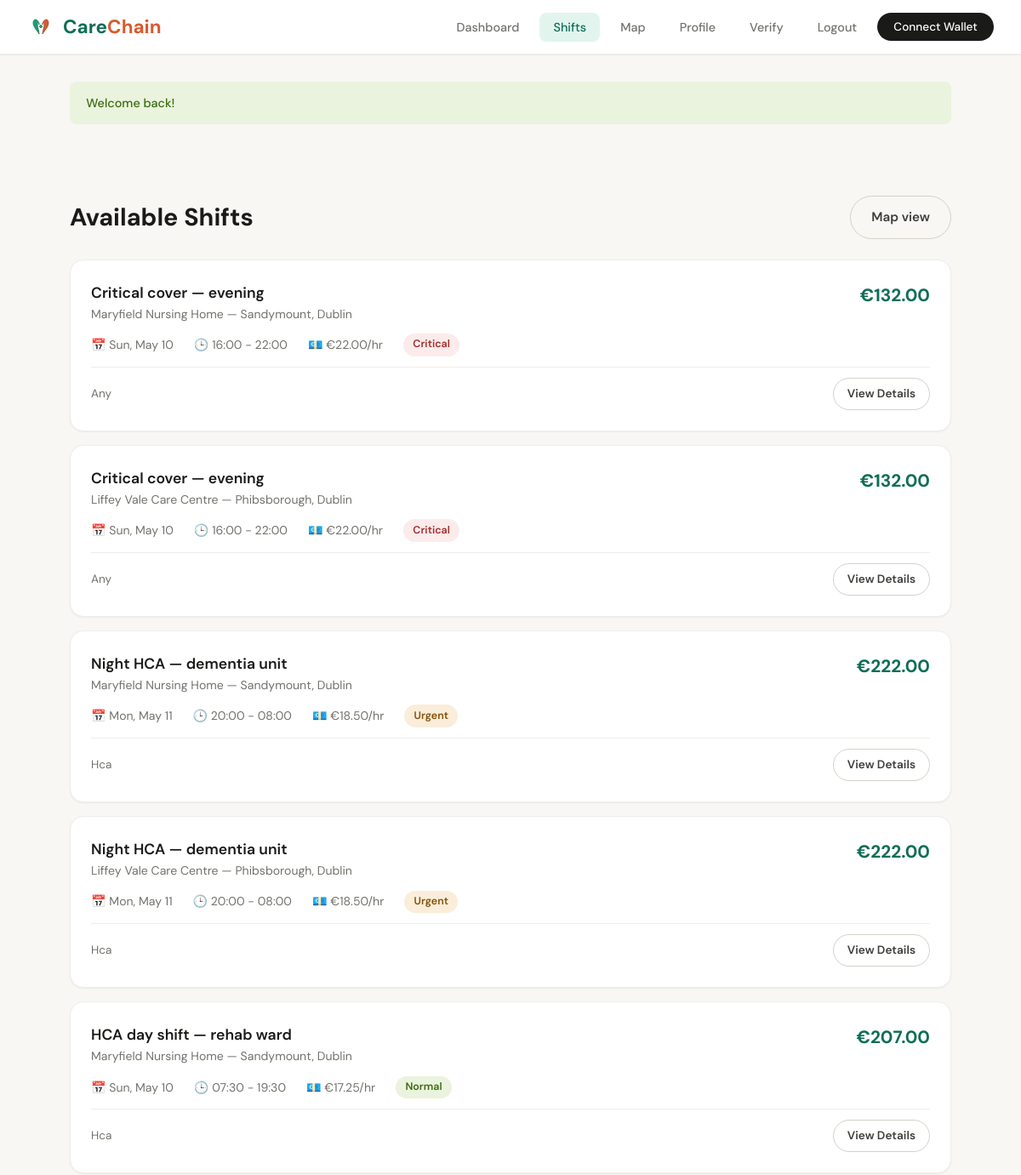
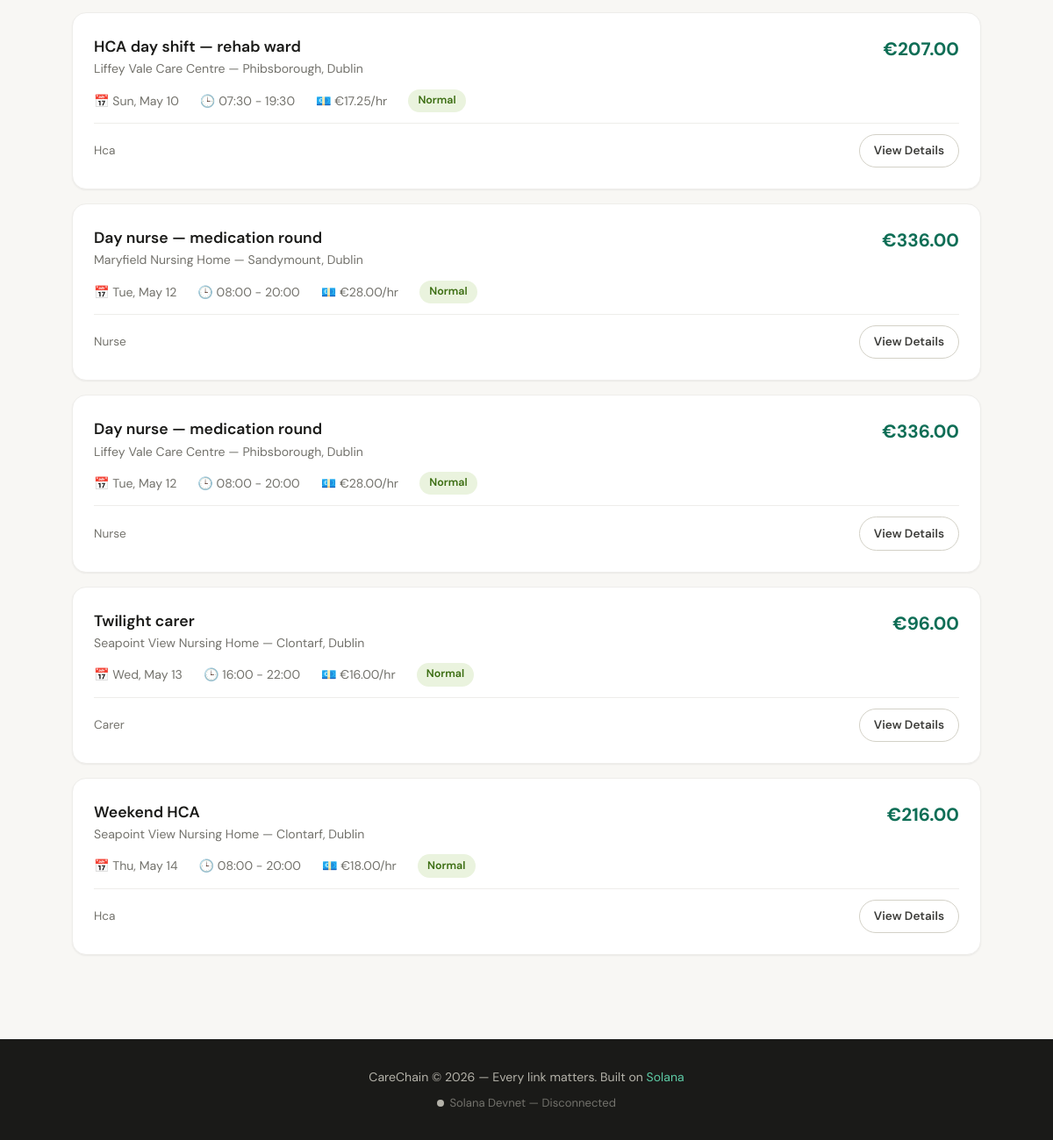
/shifts.php (signed in), run on the app's committed database (2 pictures, top to bottom).
### tables this page shows
CREATE TABLE shifts (
    id INT AUTO_INCREMENT PRIMARY KEY,
    facility_id INT NOT NULL,
    title VARCHAR(255) NOT NULL,
    description TEXT,
    shift_date DATE NOT NULL,
    start_time TIME NOT NULL,
    end_time TIME NOT NULL,
    hourly_rate DECIMAL(10,2) NOT NULL,
    total_pay DECIMAL(10,2) NOT NULL,
    required_role ENUM('nurse', 'hca', 'carer', 'midwife', 'physio', 'any') DEFAULT 'any',
    required_experience INT DEFAULT 0,
    urgency ENUM('normal', 'urgent', 'critical') DEFAULT 'normal',
    status ENUM('open', 'claimed', 'in_progress', 'completed', 'cancelled') DEFAULT 'open',
    escrow_address VARCHAR(64) DEFAULT NULL,
    escrow_tx_signature VARCHAR(128) DEFAULT NULL,
    created_at TIMESTAMP DEFAULT CURRENT_TIMESTAMP,
    FOREIGN KEY (facility_id) REFERENCES users(id) ON DELETE CASCADE
);

CREATE TABLE facility_profiles (
    id INT AUTO_INCREMENT PRIMARY KEY,
    user_id INT NOT NULL,
    facility_name VARCHAR(255) NOT NULL,
    facility_type ENUM('nursing_home', 'hospital', 'home_care', 'clinic', 'rehab', 'other') NOT NULL,
    address VARCHAR(500) NOT NULL,
    city VARCHAR(100) NOT NULL,
    county VARCHAR(100) NOT NULL,
    eircode VARCHAR(10),
    phone VARCHAR(20),
    contact_person VARCHAR(200),
    description TEXT,
    logo VARCHAR(255) DEFAULT NULL,
    rating DECIMAL(3,2) DEFAULT 0.00,
    is_verified TINYINT(1) DEFAULT 0,
    latitude DECIMAL(10, 8) DEFAULT NULL,
    longitude DECIMAL(11, 8) DEFAULT NULL,
    created_at TIMESTAMP DEFAULT CURRENT_TIMESTAMP,
    FOREIGN KEY (user_id) REFERENCES users(id) ON DELETE CASCADE
);

### config/database.php (called while the page is built, shortened)
<?php
function isLoggedIn() {
    return isset($_SESSION['user_id']);
}
function getUserRole() {
    return $_SESSION['role'] ?? null;
}
function sanitize($data) {
    return htmlspecialchars(trim($data), ENT_QUOTES, 'UTF-8');
}
function flash($key, $message = null) {
    if ($message) {
        $_SESSION['flash'][$key] = $message;
    } else {
        $msg = $_SESSION['flash'][$key] ?? null;
        return $msg;
    }
}

### shifts.php (the view, shortened to what this page needs)
<?php
require_once 'includes/header.php';
$role = getUserRole();
$userId = $_SESSION['user_id'];
$action = $_GET['action'] ?? 'list';
$shiftId = (int)($_GET['id'] ?? 0);
?>
<div class="container">
    <?php if ($action === 'create' && $role === 'facility'): ?>
        <div class="page-header">
            <h1>Post a New Shift</h1>
            <a href="/carechain/shifts.php" class="btn btn-outline">Back to Shifts</a>
        </div>
        <div class="card" style="max-width: 640px;">
            <form method="POST">
                <div class="form-group">
                    <label>Shift Title</label>
                    <input type="text" name="title" class="form-control" required placeholder="e.g. Night Shift — Nursing Care">
                </div>
                <div class="form-group">
                    <label>Description</label>
                    <textarea name="description" class="form-control" placeholder="Describe the role, responsibilities, and any special requirements..."></textarea>
                </div>
                <div class="form-group">
                    <label>Date</label>
                    <input type="date" name="shift_date" class="form-control" required min="<?= date('Y-m-d') ?>">
                </div>
                <div class="form-row">
                    <div class="form-group">
                        <label>Start Time</label>
                        <input type="time" name="start_time" class="form-control" required>
                    </div>
                    <div class="form-group">
                        <label>End Time</label>
                        <input type="time" name="end_time" class="form-control" required>
                    </div>
                </div>
                <div class="form-row">
                    <div class="form-group">
                        <label>Hourly Rate (&euro;)</label>
                        <input type="number" name="hourly_rate" class="form-control" required step="0.50" min="12" placeholder="18.00">
                    </div>
                    <div class="form-group">
                        <label>Required Role</label>
                        <select name="required_role" class="form-control">
                            <option value="any">Any Qualified Worker</option>
                            <option value="nurse">Nurse</option>
                            <option value="hca">Healthcare Assistant</option>
                            <option value="carer">Carer</option>
                            <option value="midwife">Midwife</option>
                            <option value="physio">Physiotherapist</option>
                        </select>
                    </div>
                </div>
                <div class="form-group">
                    <label>Urgency</label>
                    <select name="urgency" class="form-control">
                        <option value="normal">Normal</option>
                        <option value="urgent">Urgent — Need someone soon</option>
                        <option value="critical">Critical — Immediate need</option>
                    </select>
                </div>
                <button type="submit" class="btn btn-primary" style="width: 100%; justify-content: center;">Post Shift</button>
            </form>
        </div>
    <?php else: ?>
        <div class="page-header">
            <h1><?= $role === 'facility' ? 'Your Shifts' : 'Available Shifts' ?></h1>
            <div class="page-header-actions">
                <a href="/carechain/map.php" class="btn btn-outline">Map view</a>
            </div>
        </div>
        <?php
        if ($role === 'facility') {
            $stmt = $pdo->prepare("SELECT s.* FROM shifts s WHERE s.facility_id = ? ORDER BY s.shift_date DESC");
            $stmt->execute([$userId]);
        } else {
            $stmt = $pdo->prepare("
                SELECT s.*, fp.facility_name, fp.city, fp.county
                FROM shifts s
                JOIN facility_profiles fp ON s.facility_id = fp.user_id
                WHERE s.status = 'open' AND s.shift_date >= CURDATE()
                ORDER BY s.urgency = 'critical' DESC, s.urgency = 'urgent' DESC, s.shift_date ASC
            ");
            $stmt->execute();
        }
        $shifts = $stmt->fetchAll();
        ?>
        <?php foreach ($shifts as $shift): ?>
            <div class="shift-card">
                <div class="shift-header">
                    <div>
                        <div class="shift-title"><?= sanitize($shift['title']) ?></div>
                        <?php if (isset($shift['facility_name'])): ?>
                            <div style="color: var(--gray-500); font-size: 0.88rem;"><?= sanitize($shift['facility_name']) ?> &mdash; <?= sanitize($shift['city']) ?>, <?= sanitize($shift['county']) ?></div>
                        <?php endif; ?>
                    </div>
                    <div class="shift-pay">&euro;<?= number_format($shift['total_pay'], 2) ?></div>
                </div>
                <div class="shift-meta">
                    <span>&#x1F4C5; <?= date('D, M j', strtotime($shift['shift_date'])) ?></span>
                    <span>&#x1F552; <?= date('H:i', strtotime($shift['start_time'])) ?> - <?= date('H:i', strtotime($shift['end_time'])) ?></span>
                    <span>&#x1F4B6; &euro;<?= number_format($shift['hourly_rate'], 2) ?>/hr</span>
                    <span class="badge badge-<?= $shift['urgency'] === 'normal' ? 'open' : $shift['urgency'] ?>"><?= ucfirst($shift['urgency']) ?></span>
                </div>
                <div class="shift-footer">
                    <span style="font-size: 0.85rem; color: var(--gray-500);">
                        <?= ucfirst(str_replace('_', ' ', $shift['required_role'])) ?>
                    </span>
                    <a href="/carechain/shifts.php?id=<?= $shift['id'] ?>" class="btn btn-outline btn-sm">View Details</a>
                </div>
            </div>
        <?php endforeach; ?>
    <?php endif; ?>
</div>
<?php require_once 'includes/footer.php'; ?>

### includes/header.php (shortened to what this page needs)
<?php require_once __DIR__ . '/../config/database.php'; ?>
<!DOCTYPE html>
<html lang="en">
<head>
    <link rel="stylesheet" href="/carechain/assets/css/style.css">
</head>
<body data-logged-in="<?= isLoggedIn() ? '1' : '0' ?>">
    <nav class="navbar">
        <a href="/carechain/" class="navbar-brand">
            <span><span class="care">Care</span><span class="chain">Chain</span></span>
        </a>
        <ul class="navbar-nav">
            <?php if (isLoggedIn()): ?>
                <li><a href="/carechain/dashboard.php" class="<?= basename($_SERVER['PHP_SELF']) == 'dashboard.php' ? 'active' : '' ?>">Dashboard</a></li>
                <li><a href="/carechain/shifts.php" class="<?= basename($_SERVER['PHP_SELF']) == 'shifts.php' ? 'active' : '' ?>">Shifts</a></li>
                <li><a href="/carechain/map.php" class="<?= basename($_SERVER['PHP_SELF']) == 'map.php' ? 'active' : '' ?>">Map</a></li>
                <li><a href="/carechain/profile.php" class="<?= basename($_SERVER['PHP_SELF']) == 'profile.php' ? 'active' : '' ?>">Profile</a></li>
                <?php if (getUserRole() === 'admin'): ?>
                    <li><a href="/carechain/verify.php" class="<?= basename($_SERVER['PHP_SELF']) == 'verify.php' ? 'active' : '' ?>">Verify</a></li>
                <?php endif; ?>
                <li><a href="/carechain/logout.php">Logout</a></li>
            <?php else: ?>
                <li><a href="/carechain/login.php">Login</a></li>
                <li><a href="/carechain/register.php" class="btn btn-primary btn-sm">Sign Up</a></li>
            <?php endif; ?>
            <li class="wallet-menu" id="walletMenu">
                <button type="button" class="wallet-btn" id="connectWallet" onclick="handleWalletClick(event)" aria-expanded="false" aria-haspopup="true">Connect Wallet</button>
            </li>
        </ul>
    </nav>
    <?php if ($msg = flash('success')): ?>
        <div class="container"><div class="alert alert-success"><?= $msg ?></div></div>
    <?php endif; ?>

### includes/footer.php (shortened to what this page needs)
    <footer class="site-footer">
        <p>CareChain &copy; <?= date('Y') ?> — Every link matters. Built on <a href="https://solana.com" target="_blank">Solana</a></p>
        <div class="solana-status" style="justify-content: center; margin-top: 0.5rem;">
            <span class="dot" id="solanaStatusDot"></span>
            <span id="solanaStatusText">Solana Devnet</span>
        </div>
    </footer>
</body>
</html>

### data on the page
shifts: title "Critical cover — evening", facility_profiles.facility_name "Maryfield Nursing Home", facility_profiles.city "Sandymount", facility_profiles.county "Dublin", total_pay "132.00", shift_date "Sun, May 10", start_time "16:00", end_time "22:00", hourly_rate "22.00", urgency "Critical", required_role "Any", facility_profiles.facility_name "Liffey Vale Care Centre", facility_profiles.city "Phibsborough"
shifts: title "Night HCA — dementia unit", facility_profiles.facility_name "Maryfield Nursing Home", facility_profiles.city "Sandymount", facility_profiles.county "Dublin", total_pay "222.00", shift_date "Mon, May 11", start_time "20:00", end_time "08:00", hourly_rate "18.50", urgency "Urgent", required_role "Hca", facility_profiles.facility_name "Liffey Vale Care Centre", facility_profiles.city "Phibsborough"
shifts: title "HCA day shift — rehab ward", facility_profiles.facility_name "Maryfield Nursing Home", facility_profiles.city "Sandymount", facility_profiles.county "Dublin", total_pay "207.00", shift_date "Sun, May 10", start_time "07:30", end_time "19:30", hourly_rate "17.25", urgency "Normal", required_role "Hca", facility_profiles.facility_name "Liffey Vale Care Centre", facility_profiles.city "Phibsborough"
shifts: title "Day nurse — medication round", facility_profiles.facility_name "Maryfield Nursing Home", facility_profiles.city "Sandymount", facility_profiles.county "Dublin", total_pay "336.00", shift_date "Tue, May 12", start_time "08:00", end_time "20:00", hourly_rate "28.00", urgency "Normal", required_role "Nurse", facility_profiles.facility_name "Liffey Vale Care Centre", facility_profiles.city "Phibsborough"
shifts: title "Twilight carer", facility_profiles.facility_name "Seapoint View Nursing Home", facility_profiles.city "Clontarf", facility_profiles.county "Dublin", total_pay "96.00", shift_date "Wed, May 13", start_time "16:00", end_time "22:00", hourly_rate "16.00", urgency "Normal", required_role "Carer"
shifts: title "Weekend HCA", facility_profiles.facility_name "Seapoint View Nursing Home", facility_profiles.city "Clontarf", facility_profiles.county "Dublin", total_pay "216.00", shift_date "Thu, May 14", start_time "08:00", end_time "20:00", hourly_rate "18.00", urgency "Normal", required_role "Hca"

### other printed values
$msg "Welcome back!"
